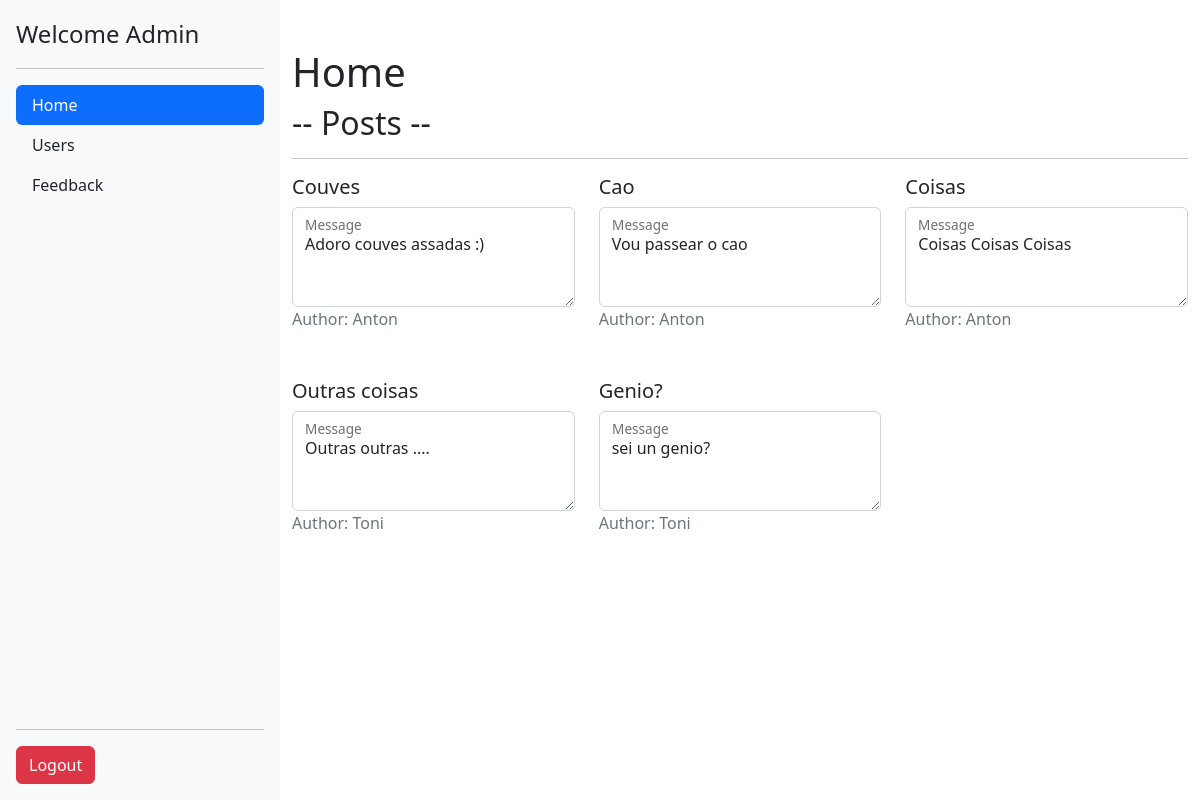
/interfaces/shared/home.php (signed in), run on the app's committed database.
### tables this page shows
CREATE TABLE `posts` (
  `id_post` int NOT NULL AUTO_INCREMENT,
  `title` varchar(64) DEFAULT NULL,
  `description` varchar(255) DEFAULT NULL,
  `id_user` int DEFAULT NULL,
  `hide` int DEFAULT NULL,
  PRIMARY KEY (`id_post`),
  KEY `id_user` (`id_user`),
  CONSTRAINT `posts_ibfk_1` FOREIGN KEY (`id_user`) REFERENCES `users` (`id_user`)
);

CREATE TABLE `users` (
  `id_user` int NOT NULL AUTO_INCREMENT,
  `name` varchar(255) DEFAULT NULL,
  `name_user` varchar(30) DEFAULT NULL,
  `password` varchar(22) DEFAULT NULL,
  `role` varchar(14) DEFAULT NULL,
  `status` int NOT NULL,
  PRIMARY KEY (`id_user`)
);

### interfaces/shared/home.php (the view, shortened to what this page needs)
<?php
include('../../data/conn.php');
include('head.php');
include('sidebar.php');
$sql = "SELECT posts.*, users.* FROM posts INNER JOIN users ON posts.id_user = users.id_user;";
$res = mysqli_query($conn, $sql);
$posts = [];
if ($row = mysqli_num_rows($res) > 0) {
	while ($row = mysqli_fetch_assoc($res)) {
		array_push($posts, $row);
	}
}
?>
<div class="container mt-5">
	<h1>Home</h1>
	<h2>-- Posts -- </h2>
	<hr>
	<div class="row">
		<?php foreach ($posts as $post) : ?>
			<div class="col-4">
				<h5><?php echo $post['title'] ?></h5>
				<div class="form-floating">
					<textarea readonly class="form-control" id="floatingTextarea2" style="height: 100px"><?php echo $post['description'] ?></textarea>
					<label for="floatingTextarea2">Message</label>
				</div>
				<p class="mb-5 text-muted">Author: <?php echo $post['name_user'] ?></p>
			</div>
		<?php endforeach; ?>
	</div>
</div>
</main>
<?php
include('scripts.php');
?>

### data on the page
posts: title "Couves", description "Adoro couves assadas :)", id_user.name_user "Anton"
posts: title "Cao", description "Vou passear o cao", id_user.name_user "Anton"
posts: title "Coisas", description "Coisas Coisas Coisas", id_user.name_user "Anton"
posts: title "Outras coisas", description "Outras outras ....", id_user.name_user "Toni"
posts: title "Genio?", description "sei un genio?", id_user.name_user "Toni"

### other printed values
$_SESSION['user'] "Admin"
